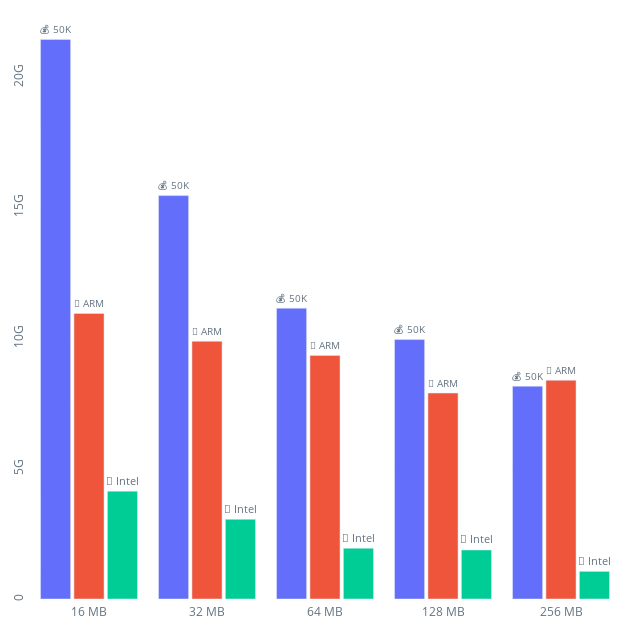

Notebook source saved alongside this figure:
### Code cell
fig = chart_for_workload("google::dense_hash_map.find", workloads=['16 MB', '32 MB', '64 MB', '128 MB', '256 MB'])
fig.write_image("report_google.svg")
fig.show()

### Figure 1 — Plotly figure (JSON) as saved in the notebook; plotly's stock layout.template omitted (floating-point values rounded to 4 significant figures)
{"data": [{"name": "💰 50K", "orientation": "v", "text": ["💰 50K", "💰 50K", "💰 50K", "💰 50K", "💰 50K"], "textposition": "outside", "type": "bar", "x": ["16 MB", "32 MB", "64 MB", "128 MB", "256 MB"], "y": [21430000000.0, 15450000000.0, 11140000000.0, 9937000000.0, 8151000000.0]}, {"name": " ARM", "orientation": "v", "text": [" ARM", " ARM", " ARM", " ARM", " ARM"], "textposition": "outside", "type": "bar", "x": ["16 MB", "32 MB", "64 MB", "128 MB", "256 MB"], "y": [10940000000.0, 9873000000.0, 9331000000.0, 7889000000.0, 8377000000.0]}, {"name": " Intel", "orientation": "v", "text": [" Intel", " Intel", " Intel", " Intel", " Intel"], "textposition": "outside", "type": "bar", "x": ["16 MB", "32 MB", "64 MB", "128 MB", "256 MB"], "y": [4129000000.0, 3052000000.0, 1944000000.0, 1879000000.0, 1058000000.0]}], "layout": {"bargap": 0.15, "bargroupgap": 0.1, "barmode": "group", "font": {"color": "#637381"}, "height": 630, "margin": {"b": 10, "l": 10, "pad": 4, "r": 10, "t": 10}, "paper_bgcolor": "rgba(0,0,0,0)", "plot_bgcolor": "rgba(0,0,0,0)", "showlegend": false, "width": 630, "yaxis": {"exponentformat": "SI", "tickangle": -90}}}
